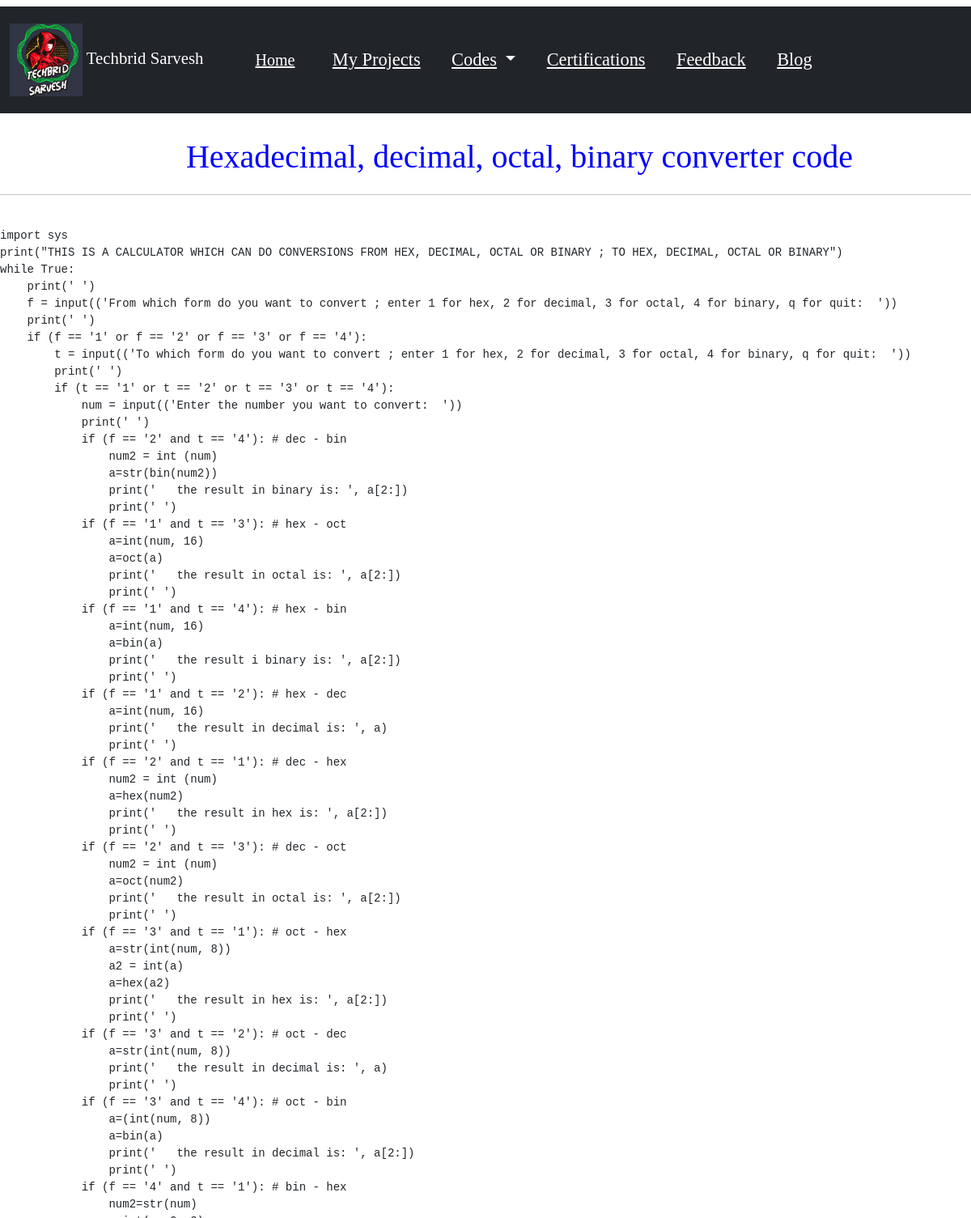
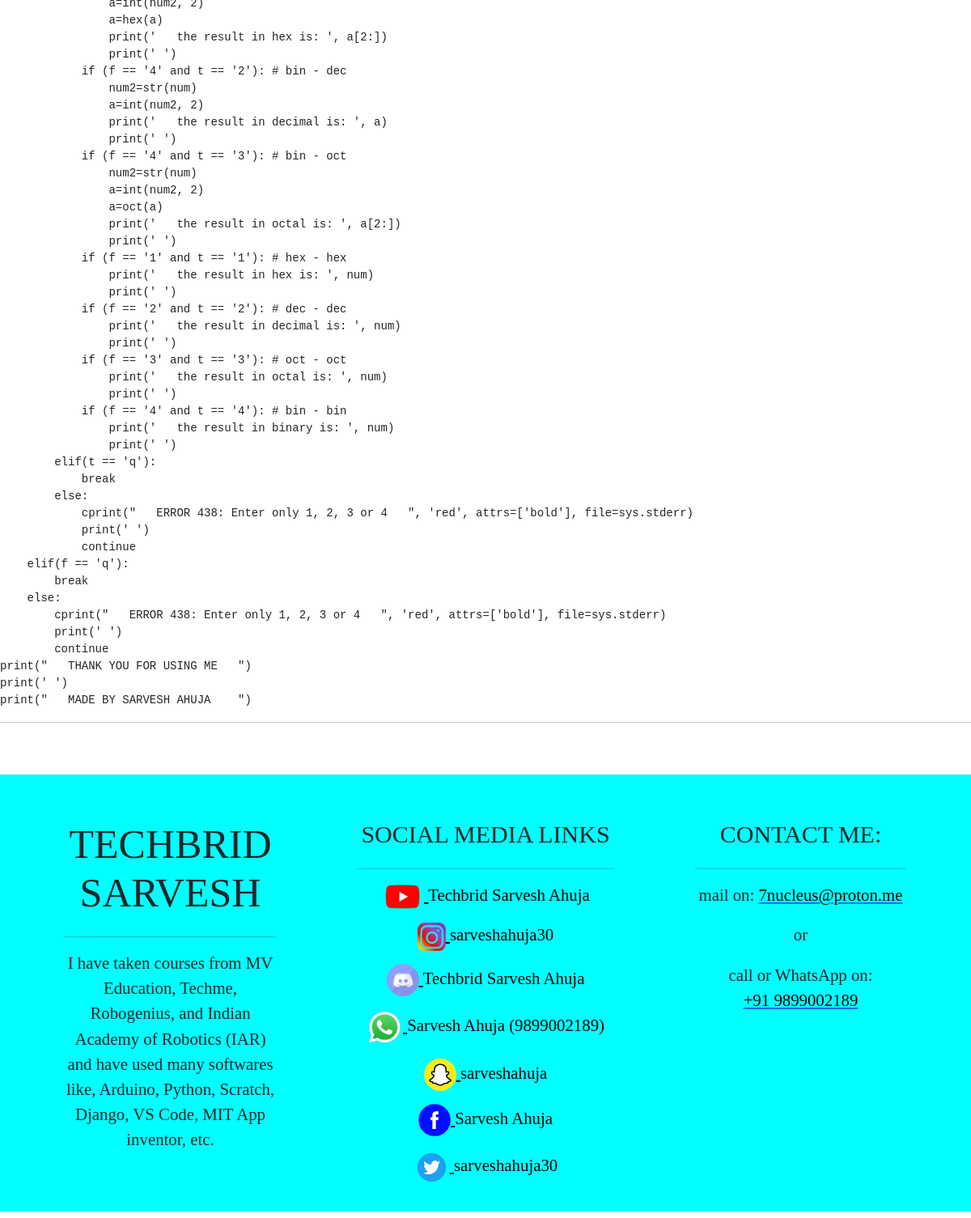
The app's page /view_python_codes/4/ with its own data (2 pictures, top to bottom).
### app/models.py (models this page shows, shortened)
class site(models.Model):
    site_name=models.CharField(max_length=200, null=True)
    site_short_name=models.CharField(max_length=200, null=True)
    site_logo=models.ImageField(upload_to='static')
    site_description=models.TextField(max_length=1000, null=True)
    site_description_footer=models.TextField(max_length=1000, null=True)
    site_mail=models.CharField(max_length=200, null=True)
    site_phone=models.CharField(max_length=200, null=True)

class python_code(models.Model):
    name=models.CharField(max_length=200, null=True)
    link=models.CharField(max_length=300, null=True)
    code=models.TextField(max_length=100000, null=True)

class social_media_link(models.Model):
    social_media_name=models.CharField(max_length=200, null=True)
    social_media_link=models.CharField(max_length=200, null=True)
    social_media_username=models.CharField(max_length=200, null=True)
    social_media_logo=models.ImageField(upload_to='static')
    height=models.CharField(max_length=200, null=True)
    width=models.CharField(max_length=200, null=True)

### mysite/views.py (the view)
# urls.py: path('view_python_codes/<str:pk_prod>/', views.view_python_codes, name="view_python_codes"),
def view_python_codes(request, pk_prod):
    Codes=python_code.objects.get(id=pk_prod)
    Social=social_media_link.objects.all()
    Details=site.objects.all()
    context={"Details": Details, "Social": Social, "Codes": Codes}
    return render(request, "view_python_codes.html", context)

### mysite/templates/view_python_codes.html (shortened to what this page needs)
{% extends "basic.html" %}
{% block body %}
<p style="font-size: 250%; font-family: Kristen ITC; color: blue; margin-left: 7%; text-align: center;">{{Codes.name}}</p>
<hr>
<br>
<pre>
{{Codes.code}}
</pre>
<hr>
<br>
{% endblock %}

### mysite/templates/basic.html (shortened to what this page needs)
{% load static %}
<!doctype html>
<html lang="en">
  <head>
    <link href="https://cdn.jsdelivr.net/npm/bootstrap@5.0.1/dist/css/bootstrap.min.css" rel="stylesheet">
  </head>
  <body>
  <body>
  </body>
    <nav class="navbar navbar-expand-lg navbar-dark bg-dark mt-2" style="font-family: Kristen ITC; margin-bottom: 2%;">
      <nav class="navbar navbar-dark bg-dark">
        <div class="container-fluid">
          <a class="navbar-brand" href="{% url 'index' %}" style="font-size: 130%;">
            {% for a in Details %}
            <img src="/media/{{a.site_logo}}" alt="logo" width="90" height="90" class="d-inline-block align-text-center">
            {{a.site_name}}
            {% endfor %}
          </a>
        </div>
      </nav>
      <div class="container-fluid" style="margin-left: 2%; font-size: 140%;">
        <a class="navbar-brand" href="{% url 'index' %}"><u>Home</u></a>
        <div class="collapse navbar-collapse" id="navbarSupportedContent">
          <ul class="navbar-nav me-auto mb-2 mb-lg-0">
            <li class="nav-item">
              <a class="nav-link active" aria-current="page" href="{% url 'my_projects' %}"><u>My Projects</u></a>
            </li>
            <li class="nav-item dropdown">
              <a class="nav-link active dropdown-toggle" href="#" id="navbarDropdown" role="button" data-bs-toggle="dropdown" aria-expanded="false">
                <u>Codes</u>
              </a>
            </li>
            <li class="nav-item">
              <a class="nav-link active" href="{% url 'certifications' %}"><u>Certifications</u></a>
            </li>
            <li class="nav-item">
              <a class="nav-link active" href="{% url 'feedback' %}"><u>Feedback</u></a>
            </li>
            <li class="nav-item">
              <a class="nav-link active" href="{% url 'blog' %}"><u>Blog</u></a>
            </li>
          </ul>
        </div>
      </div>
    </nav>
    {% block body %} {% endblock %}
<div class="footer mb-2" style="margin-top: 2%;">
<footer class="page-footer font-small mdb-color pt-4">
  <div class="container text-center text-md-left">
    <div class="row text-center text-md-left mt-3 pb-3">
      <div class="col-md-3 col-lg-3 col-xl-3 mx-auto mt-3">
        {% for a in Details %}
        <h6 class="text-uppercase mb-4 font-weight-bold" style="font-size: 50px; font-family: Kristen ITC;">{{a.site_name}}</h6>
        <hr>
        <p style="font-size: 130%; font-family: Kristen ITC;">{{a.site_description_footer}}</p>
        {% endfor %}
      </div>
      <div class="col-md-3 col-lg-2 col-xl-2 mx-auto mt-3" style="width: 30%;">
        <h6 class="text-uppercase mb-4 font-weight-bold" style="font-size: 30px; font-family: Kristen ITC;">Social media links</h6>
        <hr>
        {% for a in Social %}
        <p style="font-size: 130%; font-family: Kristen ITC;">
          <a href="{{a.social_media_link}}"  target="_blank" style="color: black;">
          <img src="/media/{{a.social_media_logo}}" height="{{a.height}}" width="{{a.width}}">
          <label>{{a.social_media_username}}</label>
        </a>
        </p>
        {% endfor %}
      </div>
      <div class="col-md-4 col-lg-3 col-xl-3 mx-auto mt-3">
        <h6 class="text-uppercase mb-4 font-weight-bold" style="font-size: 30px; font-family: Kristen ITC;">Contact me:</h6>
        <hr>
        {% for a in Details %}
        <p style="font-size: 130%; font-family: Kristen ITC; margin-bottom: 7%;">
          mail on:
          <a href="mailto:{{a.site_mail}}"><font color="black">{{a.site_mail}}</font></a></p>
          <p style="font-size: 130%; font-family: Kristen ITC; margin-bottom: 7%;">or</p>
        <p style="font-size: 130%; font-family: Kristen ITC; margin-top: 7%;">
          call or WhatsApp on: <br>
          <a href="https://wa.me/+91{{a.site_phone}}" target="_blank"><font color="black">+91 {{a.site_phone}}</font></a></p>
        {% endfor %}
      </div>
    </div>
  </div>
</footer>
</div>
  </body>
</html>

### mysite/templates/basic.html (style rules this page uses)
.footer { background-color: aqua; }

### records on screen
site: site_logo (picture), site_name "Techbrid Sarvesh", site_name "TECHBRID SARVESH", site_description_footer "I have taken courses from MV Education, Techme, Robogenius, and Indian Academy of Robotics (IAR) and have used many softwares like, Arduino, Python, Scratch, Django, VS Code, MIT App inventor, etc.", site_mail "7nucleus@proton.me", site_phone "9899002189"
python_code: name "Hexadecimal, decimal, octal, binary converter code", code "import sys print(\"THIS IS A CALCULATOR WHICH CAN DO CONVERSIONS FROM HEX, DECIMAL, OCTAL OR BINARY ; TO HEX, DECIMAL, OCTAL OR BINARY\") while True: print(' ') f = input(('From which form do you want to convert ; enter 1 for hex, 2 for decimal, 3 for octal, 4 for binary, q for quit: ')) print(' ') if (f == '1' or f == '2' or f == '3' or f == '4'): t = input(('To which form do you want to convert ; enter 1 for hex, 2 for decimal, 3 for octal, 4 for binary, q for quit: ')) print(' ') if (t == '1' or t == '2' or t == '3' or t == '4'): num = input(('Enter the number you want to convert: ')) print(' ') if (f == '2' and t == '4'): # dec - bin num2 = int (num) a=str(bin(num2)) print(' the result in…"
social_media_link: social_media_logo (picture), social_media_username "Techbrid Sarvesh Ahuja"
social_media_link: social_media_logo (picture), social_media_username "sarveshahuja30"
social_media_link: social_media_logo (picture), social_media_username "Techbrid Sarvesh Ahuja"
social_media_link: social_media_logo (picture), social_media_username "Sarvesh Ahuja (9899002189)"
social_media_link: social_media_logo (picture), social_media_username "sarveshahuja"
social_media_link: social_media_logo (picture), social_media_username "Sarvesh Ahuja"
social_media_link: social_media_logo (picture), social_media_username "sarveshahuja30"
